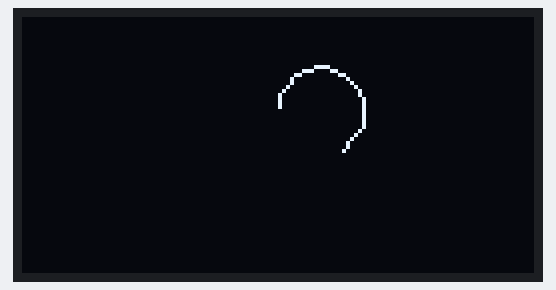
This sketch was run on a simulated ESP32. Shown: 128×64 one-colour display.

Above: at 1.3 s.
At 1.9 s:
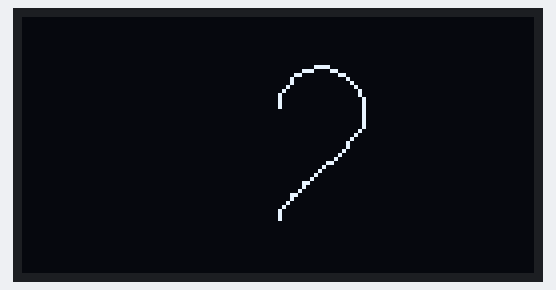
At 2.9 s:
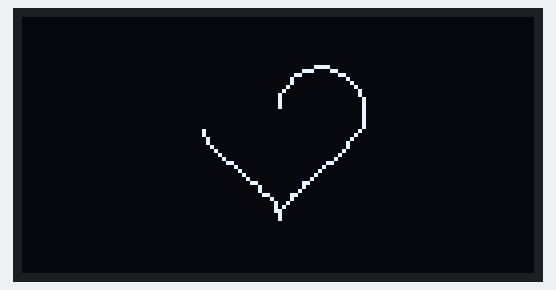
At 3.8 s:
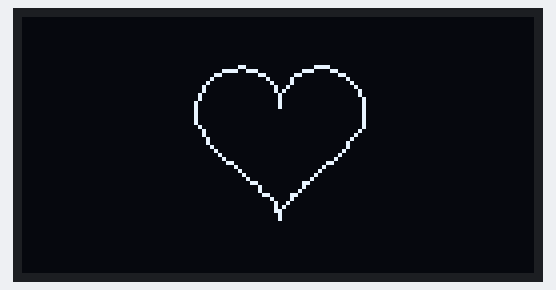
At 4.8 s:
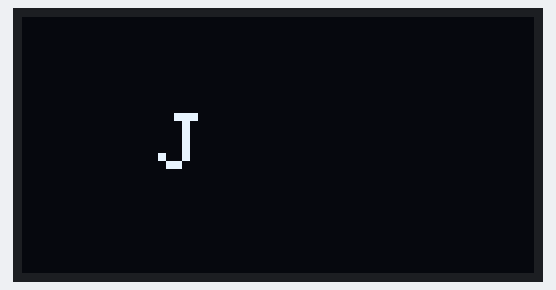
At 5.5 s:
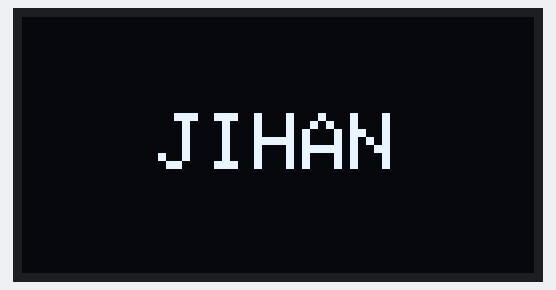

The sketch:

Mochi-Ysf.ino
```cpp
#include <Wire.h>
#include <Adafruit_GFX.h>
#include <Adafruit_SSD1306.h>
#include <math.h>

#define SCREEN_WIDTH 128
#define SCREEN_HEIGHT 64
#define OLED_RESET    -1
#define SCREEN_ADDRESS 0x3C

Adafruit_SSD1306 display(SCREEN_WIDTH, SCREEN_HEIGHT, &Wire, OLED_RESET);

// Fungsi melukis animasi garis membentuk pola hati (Heart Line Tracing)
void playHeartLineAnimation() {
  display.clearDisplay();

  int cx = SCREEN_WIDTH / 2; // Pusat X (64)
  int cy = 28;                // Pusat Y
  float scale = 1.35;         // Skala ukuran bentuk hati

  int prevX = -1;
  int prevY = -1;

  // Menghitung & menggambar garis dari t = 0 hingga 2*PI secara bertahap
  for (float t = 0.0; t <= 2 * PI + 0.05; t += 0.08) {
    // Rumus kurva parametrik bentuk hati
    float x_raw = 16 * pow(sin(t), 3);
    float y_raw = 13 * cos(t) - 5 * cos(2 * t) - 2 * cos(3 * t) - cos(4 * t);

    // Konversi ke koordinat OLED
    int x = cx + (int)(x_raw * scale);
    int y = cy - (int)(y_raw * scale);

    // Hubungkan titik sebelumnya ke titik baru menggunakan garis
    if (prevX != -1 && prevY != -1) {
      display.drawLine(prevX, prevY, x, y, SSD1306_WHITE);
      display.display();
      delay(25); // Kecepatan jalannya garis (ms)
    }

    prevX = x;
    prevY = y;
  }

  delay(700); // Jeda setelah bentuk hati utuh
}

// Fungsi menampilkan nama dengan efek ngetik (typing effect)
void displayName(String name) {
  display.setTextSize(2);
  display.setTextColor(SSD1306_WHITE);

  // Menghitung posisi agar teks tepat di tengah layar
  int16_t x1, y1;
  uint16_t w, h;
  display.getTextBounds(name, 0, 0, &x1, &y1, &w, &h);
  int startX = (SCREEN_WIDTH - w) / 2;
  int startY = (SCREEN_HEIGHT - h) / 2;

  String currentText = "";
  for (int i = 0; i < name.length(); i++) {
    currentText += name[i];
    display.clearDisplay();
    display.setCursor(startX, startY);
    display.print(currentText);
    display.display();
    delay(150); // Kecepatan muncul karakter
  }
}

void setup() {
  Wire.begin(21, 22); // Pin I2C ESP32 (SDA=21, SCL=22)

  if (!display.begin(SSD1306_SWITCHCAPVCC, SCREEN_ADDRESS)) {
    for (;;);
  }

  // 1. Jalankan animasi garis melukis hati
  playHeartLineAnimation();

  // 2. Tampilkan teks nama (Ganti "ALEXA" dengan nama pilihanmu)
  displayName("JIHAN");
}

void loop() {
  // Tampilan nama tetap bertahan di layar
}
```

Measured:
- what the display in image 3 shows lasts 1.1 s, from 3.7 s to 4.8 s
